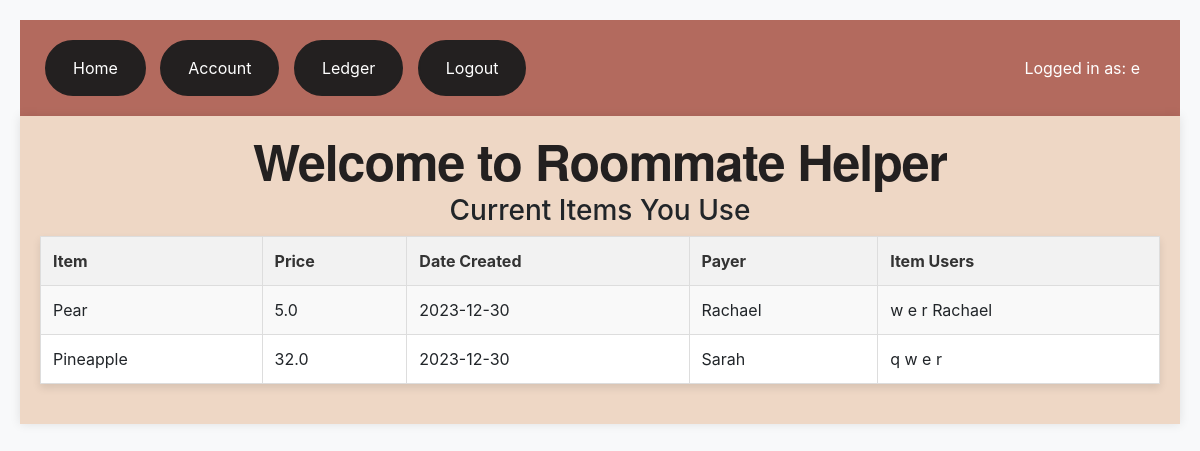
Page / (signed in) on the earlier database version.
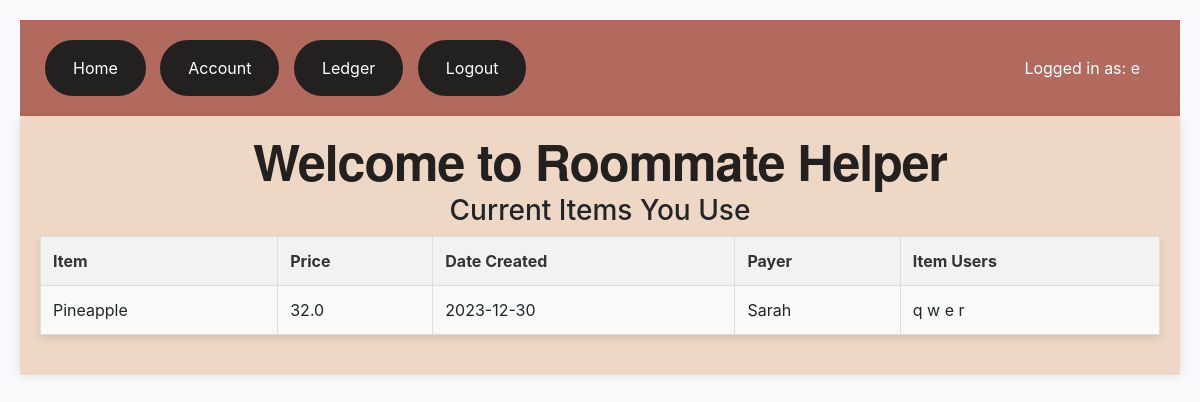
Same page on the later database version.
### app.py (models this page shows, shortened)
class Items(db.Model):
    __tablename__ = 'items'
    id = db.Column(db.Integer, primary_key=True)
    itemName = db.Column(db.String(200), nullable=False)
    itemPrice = db.Column(db.Float, nullable=False)
    payerID = db.Column(db.Integer, db.ForeignKey('users.id'))
    date_created = db.Column(db.DateTime, default=datetime.utcnow)
    paid = db.Column(db.Boolean, default=False)

class Users(UserMixin, db.Model):
    __tablename__ = 'users'
    id = db.Column(db.Integer, primary_key=True)
    username = db.Column(db.String(250), unique=True, nullable=False)
    password = db.Column(db.String(250), nullable=False)
    balance = db.Column(db.Float, nullable=False)
    date_created = db.Column(db.DateTime, default=datetime.utcnow)
    items = db.relationship('Items', secondary='user_items', backref='users')

### app.py (the view)
@app.route('/', methods=['POST', 'GET'])
def index():
    users = Users.query.order_by(Users.date_created).all()
    items = Items.query.order_by(Items.date_created).all()
    return render_template('index.html', items=items, users=users)

### app.py (called while the page is built)
@login_manager.user_loader
def loader_user(user_id):
    return Users.query.get(user_id)

@app.before_request
def initialize():
    global item_user_status_dict
    if item_user_status_dict is None:
        item_user_status_dict = load_item_user_statuses()

### templates/index.html (shortened to what this page needs)
{% extends 'base.html' %}
{% block body %}
<h1>Welcome to Roommate Helper</h1>
    {% if current_user.is_authenticated %}
        <h3>Current Items You Use</h3>
        <table>
            <tr>
                <th>Item</th>
                <th>Price</th>
                <th>Date Created</th>
                <th>Payer</th>
                <th>Item Users</th>
            </tr>
            {% for item in items %}
                {% if current_user in item.users and current_user.id != item.payerID %}
                <tr>
                    <td>{{ item.itemName }}</td>
                    <td>{{ item.itemPrice }}</td>
                    <td>{{ item.date_created.date() }}</td>
                    <td>
                        {% for user in users %}
                            {% if user.id == item.payerID %}
                                {{ user.username }}
                            {% endif %}
                        {% endfor %}
                    </td>
                    <td>
                        {% for user in item.users %}
                            {{ user.username }}
                        {% endfor %}
                    </td>
                </tr>
                {% endif %}
        {% endfor %}
        </table>
    {% else %}
       <h3>Please log in or register to continue</h3>
    {% endif %}
{% endblock %}

### templates/base.html (shortened to what this page needs)
<!DOCTYPE html>
<html lang="en">
<head>
    <link rel="stylesheet" href="https://cdn.jsdelivr.net/npm/bootstrap@4.3.1/dist/css/bootstrap.min.css">
    <link rel="stylesheet" href="{{ url_for('static', filename='css/main.css') }}">
</head>
<body>
    <nav>
        {% if current_user.is_authenticated %}
            <div>
                <a href="{{ url_for('index') }}">Home</a>
                <a href="{{ url_for('account') }}">Account</a>
                <a href="{{ url_for('ledger') }}">Ledger</a>
                <a href="/logout">Logout</a>
            </div>
            <div class="logged-in-message">
                    Logged in as: {{ current_user.username }}
            </div>
        {% endif %}
    </nav>
    <div class="main-container">{% block body %}{% endblock %}</div>
</body>
</html>

Differences in the rows shown:
removed Items: itemName "Pear", itemPrice "5.0", date_created "2023-12-30", Users (username "w"), Users (username "e"), Users (username "r")
no longer on this page (row unchanged): Users: username "Rachael"
